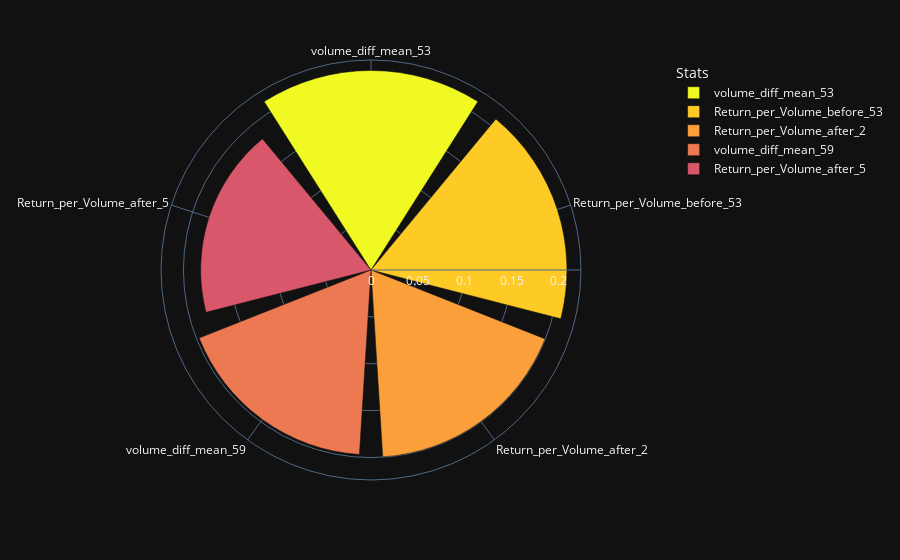

Notebook code for this chart:
### Code cell
d = {'Stats':features_mins_reduced,'FI':rf_best_mins_reduced.feature_importances_}
fi = pd.DataFrame(d)
fi = fi.sort_values(by='FI', ascending=0)
fig = px.bar_polar(fi, r="FI", theta="Stats",
                   color="Stats", template="plotly_dark",
                   color_discrete_sequence= px.colors.sequential.Plasma_r)
fig.show()

### Figure 1 — Plotly figure (JSON) as saved in the notebook; plotly's stock layout.template omitted (floating-point values rounded to 4 significant figures)
{"data": [{"hovertemplate": "Stats=%{theta}<br>FI=%{r}<extra></extra>", "legendgroup": "volume_diff_mean_53", "marker": {"color": "#f0f921"}, "name": "volume_diff_mean_53", "r": [0.2127], "showlegend": true, "subplot": "polar", "theta": ["volume_diff_mean_53"], "type": "barpolar"}, {"hovertemplate": "Stats=%{theta}<br>FI=%{r}<extra></extra>", "legendgroup": "Return_per_Volume_before_53", "marker": {"color": "#fdca26"}, "name": "Return_per_Volume_before_53", "r": [0.2089], "showlegend": true, "subplot": "polar", "theta": ["Return_per_Volume_before_53"], "type": "barpolar"}, {"hovertemplate": "Stats=%{theta}<br>FI=%{r}<extra></extra>", "legendgroup": "Return_per_Volume_after_2", "marker": {"color": "#fb9f3a"}, "name": "Return_per_Volume_after_2", "r": [0.1997], "showlegend": true, "subplot": "polar", "theta": ["Return_per_Volume_after_2"], "type": "barpolar"}, {"hovertemplate": "Stats=%{theta}<br>FI=%{r}<extra></extra>", "legendgroup": "volume_diff_mean_59", "marker": {"color": "#ed7953"}, "name": "volume_diff_mean_59", "r": [0.1971], "showlegend": true, "subplot": "polar", "theta": ["volume_diff_mean_59"], "type": "barpolar"}, {"hovertemplate": "Stats=%{theta}<br>FI=%{r}<extra></extra>", "legendgroup": "Return_per_Volume_after_5", "marker": {"color": "#d8576b"}, "name": "Return_per_Volume_after_5", "r": [0.1816], "showlegend": true, "subplot": "polar", "theta": ["Return_per_Volume_after_5"], "type": "barpolar"}], "layout": {"barmode": "relative", "legend": {"title": {"text": "Stats"}, "tracegroupgap": 0}, "margin": {"t": 60}, "polar": {"angularaxis": {"categoryarray": ["volume_diff_mean_53", "Return_per_Volume_before_53", "Return_per_Volume_after_2", "volume_diff_mean_59", "Return_per_Volume_after_5"], "categoryorder": "array", "direction": "clockwise", "rotation": 90}, "domain": {"x": [0, 1], "y": [0, 1]}}}}
